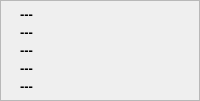
             <widget class="QFrame" name="frame">
              <property name="sizePolicy">
               <sizepolicy hsizetype="Fixed" vsizetype="Preferred">
                <horstretch>0</horstretch>
                <verstretch>0</verstretch>
               </sizepolicy>
              </property>
              <property name="minimumSize">
               <size>
                <width>150</width>
                <height>0</height>
               </size>
              </property>
              <property name="sizeIncrement">
               <size>
                <width>0</width>
                <height>0</height>
               </size>
              </property>
              <property name="frameShape">
               <enum>QFrame::StyledPanel</enum>
              </property>
              <property name="frameShadow">
               <enum>QFrame::Plain</enum>
              </property>
              <layout class="QGridLayout" name="gridLayout_7" rowstretch="1,1,1,1,1" columnstretch="1,100">
               <property name="leftMargin">
                <number>6</number>
               </property>
               <property name="topMargin">
                <number>6</number>
               </property>
               <property name="rightMargin">
                <number>6</number>
               </property>
               <property name="bottomMargin">
                <number>6</number>
               </property>
               <property name="verticalSpacing">
                <number>3</number>
               </property>
               <item row="0" column="0">
                <widget class="QLabel" name="label_18">
                 <property name="toolTip">
                  <string>&lt;html&gt;&lt;head/&gt;&lt;body&gt;&lt;p&gt;Difference in time&lt;/p&gt;&lt;/body&gt;&lt;/html&gt;</string>
                 </property>
                 <property name="text">
                  <string/>
                 </property>
                 <property name="pixmap">
                  <pixmap resource="../../resources.qrc">:/images/icons/deltaX.png</pixmap>
                 </property>
                 <property name="scaledContents">
                  <bool>false</bool>
                 </property>
                </widget>
               </item>
               <item row="0" column="1">
                <widget class="QLabel" name="labelCurDeltaTime">
                 <property name="sizePolicy">
                  <sizepolicy hsizetype="Minimum" vsizetype="Preferred">
                   <horstretch>0</horstretch>
                   <verstretch>0</verstretch>
                  </sizepolicy>
                 </property>
                 <property name="font">
                  <font>
                   <pointsize>10</pointsize>
                   <bold>true</bold>
                  </font>
                 </property>
                 <property name="text">
                  <string notr="true">---</string>
                 </property>
                 <property name="textFormat">
                  <enum>Qt::PlainText</enum>
                 </property>
                 <property name="alignment">
                  <set>Qt::AlignLeading|Qt::AlignLeft|Qt::AlignVCenter</set>
                 </property>
                </widget>
               </item>
               <item row="1" column="0">
                <widget class="QLabel" name="label_11">
                 <property name="toolTip">
                  <string>&lt;html&gt;&lt;head/&gt;&lt;body&gt;&lt;p&gt;Difference of value cursors&lt;/p&gt;&lt;/body&gt;&lt;/html&gt;</string>
                 </property>
                 <property name="text">
                  <string/>
                 </property>
                 <property name="pixmap">
                  <pixmap resource="../../resources.qrc">:/images/icons/deltaY.png</pixmap>
                 </property>
                </widget>
               </item>
               <item row="1" column="1">
                <widget class="QLabel" name="labelCurDeltaValue">
                 <property name="sizePolicy">
                  <sizepolicy hsizetype="Minimum" vsizetype="Preferred">
                   <horstretch>0</horstretch>
                   <verstretch>0</verstretch>
                  </sizepolicy>
                 </property>
                 <property name="font">
                  <font>
                   <pointsize>10</pointsize>
                   <bold>true</bold>
                  </font>
                 </property>
                 <property name="text">
                  <string notr="true">---</string>
                 </property>
                 <property name="textFormat">
                  <enum>Qt::PlainText</enum>
                 </property>
                 <property name="alignment">
                  <set>Qt::AlignLeading|Qt::AlignLeft|Qt::AlignVCenter</set>
                 </property>
                </widget>
               </item>
               <item row="2" column="0">
                <widget class="QLabel" name="label_37">
                 <property name="toolTip">
                  <string>&lt;html&gt;&lt;head/&gt;&lt;body&gt;&lt;p&gt;Ratio (cursor1 / cursor2)&lt;/p&gt;&lt;/body&gt;&lt;/html&gt;</string>
                 </property>
                 <property name="text">
                  <string/>
                 </property>
                 <property name="pixmap">
                  <pixmap resource="../../resources.qrc">:/images/icons/divide.png</pixmap>
                 </property>
                </widget>
               </item>
               <item row="2" column="1">
                <widget class="QLabel" name="labelCurRatio">
                 <property name="sizePolicy">
                  <sizepolicy hsizetype="Minimum" vsizetype="Preferred">
                   <horstretch>0</horstretch>
                   <verstretch>0</verstretch>
                  </sizepolicy>
                 </property>
                 <property name="font">
                  <font>
                   <pointsize>10</pointsize>
                   <bold>true</bold>
                  </font>
                 </property>
                 <property name="text">
                  <string notr="true">---</string>
                 </property>
                 <property name="textFormat">
                  <enum>Qt::PlainText</enum>
                 </property>
                 <property name="alignment">
                  <set>Qt::AlignLeading|Qt::AlignLeft|Qt::AlignVCenter</set>
                 </property>
                </widget>
               </item>
               <item row="3" column="0">
                <widget class="QLabel" name="label_23">
                 <property name="toolTip">
                  <string>&lt;html&gt;&lt;head/&gt;&lt;body&gt;&lt;p&gt;Slope between cursor intersections&lt;/p&gt;&lt;/body&gt;&lt;/html&gt;</string>
                 </property>
                 <property name="text">
                  <string/>
                 </property>
                 <property name="pixmap">
                  <pixmap resource="../../resources.qrc">:/images/icons/slope.png</pixmap>
                 </property>
                </widget>
               </item>
               <item row="3" column="1">
                <widget class="QLabel" name="labelCurSlope">
                 <property name="sizePolicy">
                  <sizepolicy hsizetype="Minimum" vsizetype="Preferred">
                   <horstretch>0</horstretch>
                   <verstretch>0</verstretch>
                  </sizepolicy>
                 </property>
                 <property name="font">
                  <font>
                   <pointsize>10</pointsize>
                   <bold>true</bold>
                  </font>
                 </property>
                 <property name="text">
                  <string notr="true">---</string>
                 </property>
                 <property name="textFormat">
                  <enum>Qt::PlainText</enum>
                 </property>
                 <property name="alignment">
                  <set>Qt::AlignLeading|Qt::AlignLeft|Qt::AlignVCenter</set>
                 </property>
                </widget>
               </item>
               <item row="4" column="0">
                <widget class="QLabel" name="label_14">
                 <property name="toolTip">
                  <string>&lt;html&gt;&lt;head/&gt;&lt;body&gt;&lt;p&gt;Reciprocal of time interval between cursors&lt;/p&gt;&lt;/body&gt;&lt;/html&gt;</string>
                 </property>
                 <property name="text">
                  <string/>
                 </property>
                 <property name="pixmap">
                  <pixmap resource="../../resources.qrc">:/images/icons/freq.png</pixmap>
                 </property>
                </widget>
               </item>
               <item row="4" column="1">
                <widget class="QLabel" name="labelCurFreq">
                 <property name="sizePolicy">
                  <sizepolicy hsizetype="Minimum" vsizetype="Preferred">
                   <horstretch>0</horstretch>
                   <verstretch>0</verstretch>
                  </sizepolicy>
                 </property>
                 <property name="font">
                  <font>
                   <pointsize>10</pointsize>
                   <bold>true</bold>
                  </font>
                 </property>
                 <property name="text">
                  <string notr="true">---</string>
                 </property>
                 <property name="textFormat">
                  <enum>Qt::PlainText</enum>
                 </property>
                 <property name="alignment">
                  <set>Qt::AlignLeading|Qt::AlignLeft|Qt::AlignVCenter</set>
                 </property>
                </widget>
               </item>
              </layout>
             </widget>
